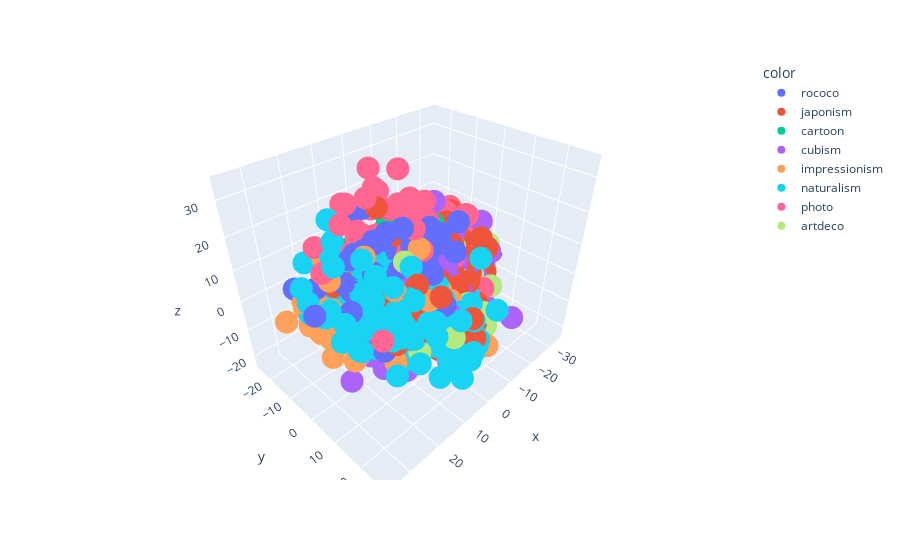

This figure's notebook cell:
### Code cell
px.scatter_3d(
    x=X[:, 0],
    y=X[:, 1],
    z=X[:, 2],
    color=ann.label
)
